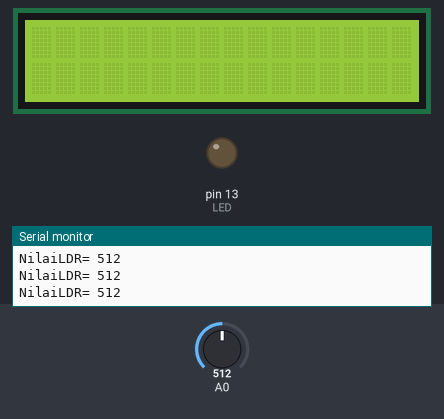
The sketch below on a simulated Arduino Uno, built with avr-gcc and run on an emulated ATmega328P. On the bench: 16×2 character LCD, output pins drawn as LEDs (lit = HIGH), the last lines printed to the serial monitor. The test bench sets the inputs (shaded band); at power-on: A0 = 512.

Above: at 1.2 s.
1.3 s: A0 set to 53
4.3 s: A0 set to 47
At 5.2 s:
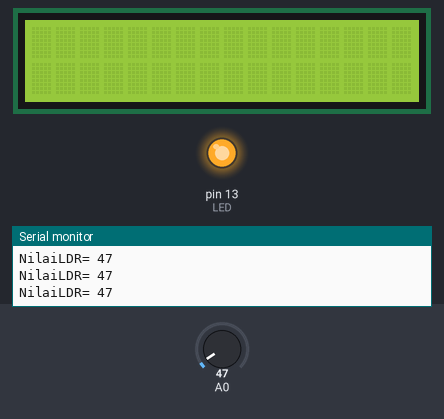
5.8 s: A0 set to 122
At 6.3 s:
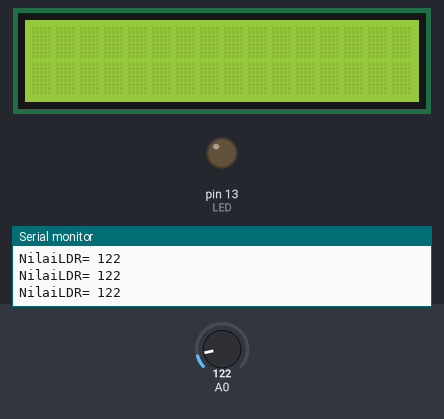
7.3 s: A0 set to 0
At 8.5 s:
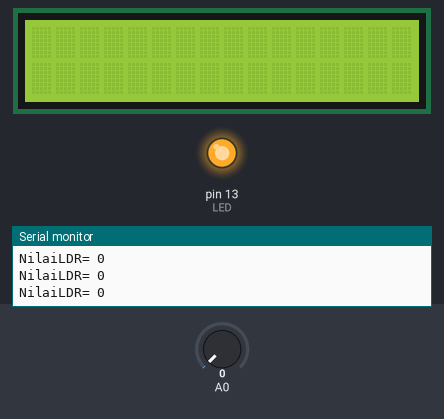
Timing chart, 0 to 9.8 s (numbered marks = the images above; inputs shaded):
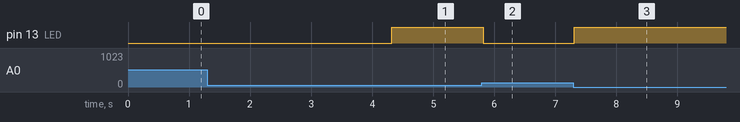

The sketch:

ldr_ditambah_lcd.ino
```cpp
#include <LiquidCrystal.h>

LiquidCrystal lcd(12, 11, 5, 4, 3, 2);

void setup() {
  lcd.begin(16,2);
  pinMode(13, OUTPUT);
  pinMode(A0, INPUT);
  Serial.begin(9600);
}

void loop() {
  int LDR = A0;
  int LED = 13;
  int nilaiLDR = 0;
  nilaiLDR = analogRead(A0);
  Serial.print("NilaiLDR= ");
  Serial.println(nilaiLDR);
    if(nilaiLDR < 50) {
      digitalWrite(LED, HIGH);
    }
    else {
      digitalWrite(LED, LOW);
    }

}
```

Measured:
- the behaviour switches between 50 and 49 on A0 (found by bisection; images 0 and 1)
- after the input at 4.3 s, pin 13 (LED): LOW → HIGH at once
- after the input at 5.8 s, pin 13 (LED): HIGH → LOW at once
- after the input at 7.3 s, pin 13 (LED): LOW → HIGH at once
